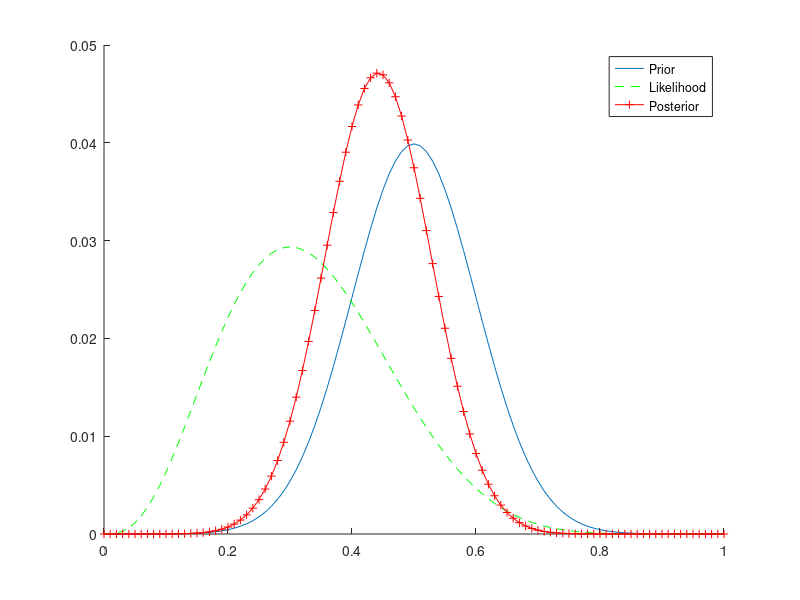

Reproduce this figure in MATLAB.
% Muenzwurf Bayes Beipiel
mu = 0.5;
sigma = 0.1;
range = 0:0.01:1;
% P(theta)
prior_fh = @(x) normpdf(x,mu,sigma); % Prior fuer die W'keit, dass die Muenze Kopf zeigt
prior = prior_fh(range);
prior = prior / norm(prior,1);

% Anzahl Datenpunkte
N = 10;
y = binornd(N,0.3);

% P(y)
likelihood_fh = @(x) binopdf(x, N, range)*prior';
likelihood = likelihood_fh(y);

% P(y | theta)
conditional_likelihood_fh = @(x) binopdf(x, N, range);
conditional_likelihood = conditional_likelihood_fh(y);
conditional_likelihood = conditional_likelihood / norm(conditional_likelihood,1);

% P(theta | y)
posterior = conditional_likelihood .* prior;% / likelihood;
posterior = posterior / norm(posterior, 1);

hold on
plot(range, prior)
plot(range, conditional_likelihood, '--g')
plot(range, posterior , '-+r')
legend('Prior', 'Likelihood', 'Posterior')

